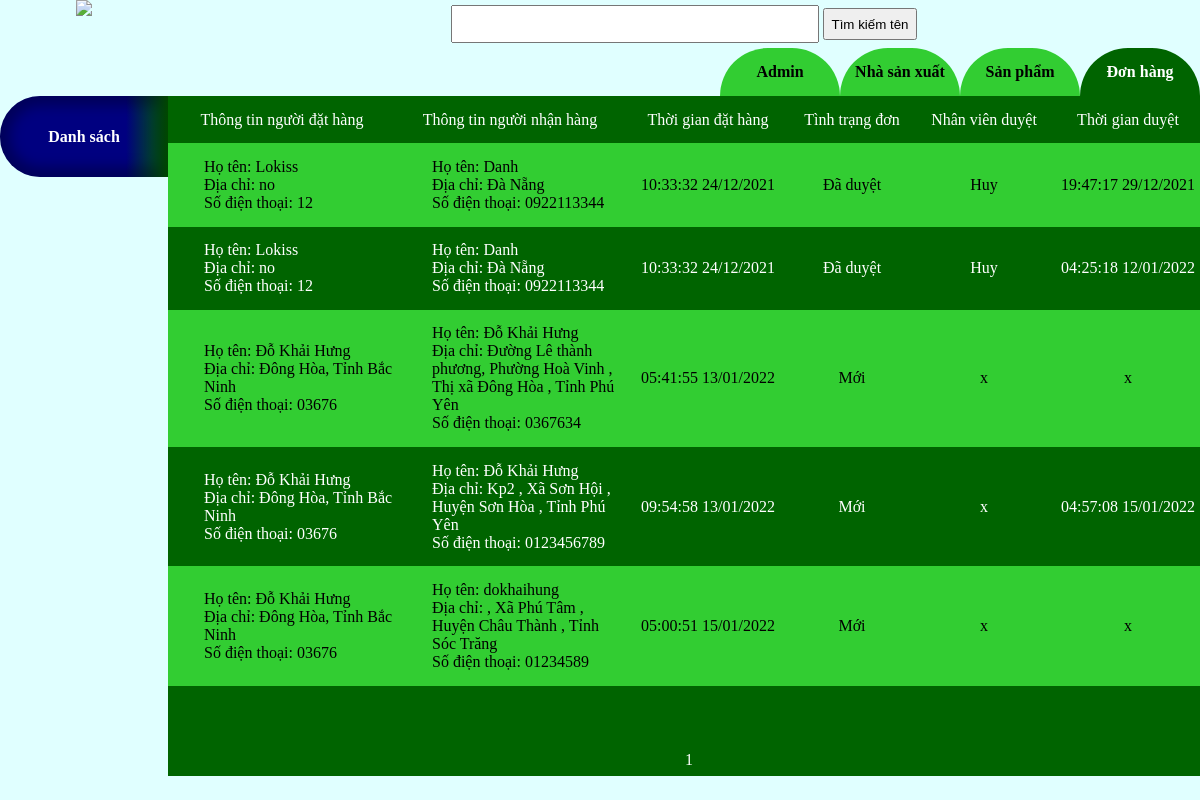
Screenshot of /do_an/admin/admin_view.php (signed in) with the database file from the repository.
### tables this page shows
CREATE TABLE IF NOT EXISTS `out_list` (
  `id` int(11) NOT NULL,
  `client_id` int(11) NOT NULL,
  `order_time` timestamp NOT NULL DEFAULT CURRENT_TIMESTAMP,
  `receiver_name` varchar(50) NOT NULL,
  `receiver_phone` varchar(15) NOT NULL,
  `receiver_address` varchar(100) NOT NULL,
  `note` text NOT NULL,
  PRIMARY KEY (`id`),
  KEY `FK_out_manufacturers_id` (`client_id`)
);

CREATE TABLE IF NOT EXISTS `cli_list` (
  `id` int(11) NOT NULL AUTO_INCREMENT,
  `name` varchar(50) NOT NULL,
  `gender` bit(2) NOT NULL,
  `address` varchar(200) DEFAULT NULL,
  `email` varchar(200) NOT NULL,
  `phone` varchar(15) NOT NULL,
  `photo` varchar(200) DEFAULT NULL,
  `password` varchar(200) NOT NULL,
  `birthday` date DEFAULT NULL,
  `token` varchar(200) DEFAULT NULL,
  PRIMARY KEY (`id`)
);

CREATE TABLE IF NOT EXISTS `receipt_history` (
  `out_id` int(11) NOT NULL,
  `adm_id` int(11) DEFAULT NULL,
  `receipt_stat` enum('Đã hủy','Mới','Đã duyệt') NOT NULL DEFAULT 'Mới',
  `work_time` datetime DEFAULT NULL,
  PRIMARY KEY (`out_id`),
  KEY `FK_out_adm_id` (`adm_id`)
);

CREATE TABLE IF NOT EXISTS `adm_list` (
  `id` int(11) NOT NULL AUTO_INCREMENT,
  `name` varchar(50) NOT NULL,
  `phone` varchar(15) NOT NULL,
  `address` varchar(100) NOT NULL,
  `gender` bit(1) NOT NULL,
  `birthday` date NOT NULL,
  `email` varchar(100) NOT NULL,
  `photo` varchar(200) NOT NULL,
  `password` varchar(200) NOT NULL,
  `access` bit(1) NOT NULL,
  PRIMARY KEY (`id`)
);

### do_an/admin/order_parts/super_admin_out.php (the view)
<div class="list_items super_order_list">
	<div class="align_center">Thông tin người đặt hàng</div>
	<div class="align_center">Thông tin người nhận hàng</div>
	<div class="align_center">Thời gian đặt hàng</div>
	<div class="align_center">Tình trạng đơn</div>
	<div class="align_center">Nhân viên duyệt</div>
	<div class="align_center">Thời gian duyệt</div>
</div>
<?php
foreach ($ket_qua as $each) {
	?>
	<div class="list_items super_order_list" onclick="viewpage(<?php echo $each['out_id'];?>)">
		<div class="align_left">
			<?php echo "Họ tên: ".$each['name'];?><br>
			<?php echo "Địa chỉ: ".$each['address'];?><br>
			<?php echo "Số điện thoại: ".$each['phone']; ?>
		</div>
		<div class="align_left">
			<?php echo "Họ tên: ".$each['receiver_name'];?><br>
			<?php echo "Địa chỉ: ".$each['receiver_address'];?><br>
			<?php echo "Số điện thoại: ".$each['receiver_phone']; ?>
		</div>
		<div class="align_center"><?php echo date('H:i:s d/m/Y',strtotime($each['order_time']));?></div>
		<div class="align_center"><?php echo $each['receipt_stat'];?></div>
		<div class="align_center"><?php echo $adm_name = $each['adm_name']??'x';?></div>
		<div class="align_center"><?php $work_time = $each['work_time']??'x';
					if($work_time!== 'x')
						{echo date('H:i:s d/m/Y',strtotime($work_time));}
						else{echo $work_time;} ?></div>
	</div>
<?php 	};

### rows the page displays
out_list: client.name "Lokiss", client.address "no", client.phone "12", receiver_name "Danh", receiver_address "Đà Nẵng", receiver_phone "0922113344", order_time "10:33:32 24/12/2021", receipt_history.receipt_stat "Đã duyệt", adm_list.name "Huy", receipt_history.work_time "19:47:17 29/12/2021"
out_list: client.name "Lokiss", client.address "no", client.phone "12", receiver_name "Danh", receiver_address "Đà Nẵng", receiver_phone "0922113344", order_time "10:33:32 24/12/2021", receipt_history.receipt_stat "Đã duyệt", adm_list.name "Huy", receipt_history.work_time "04:25:18 12/01/2022"
out_list: client.name "Đỗ Khải Hưng", client.address "Đông Hòa, Tỉnh Bắc Ninh", client.phone "03676", receiver_name "Đỗ Khải Hưng", receiver_address "Đường Lê thành phương, Phường Hoà Vinh , Thị xã Đông Hòa , Tỉnh Phú Yên", receiver_phone "0367634", order_time "05:41:55 13/01/2022", receipt_history.receipt_stat "Mới", adm_name "x", receipt_history.work_time "x"
out_list: client.name "Đỗ Khải Hưng", client.address "Đông Hòa, Tỉnh Bắc Ninh", client.phone "03676", receiver_name "Đỗ Khải Hưng", receiver_address "Kp2 , Xã Sơn Hội , Huyện Sơn Hòa , Tỉnh Phú Yên", receiver_phone "0123456789", order_time "09:54:58 13/01/2022", receipt_history.receipt_stat "Mới", adm_name "x", receipt_history.work_time "04:57:08 15/01/2022"
out_list: client.name "Đỗ Khải Hưng", client.address "Đông Hòa, Tỉnh Bắc Ninh", client.phone "03676", receiver_name "dokhaihung", receiver_address ", Xã Phú Tâm , Huyện Châu Thành , Tỉnh Sóc Trăng", receiver_phone "01234589", order_time "05:00:51 15/01/2022", receipt_history.receipt_stat "Mới", adm_name "x", receipt_history.work_time "x"
